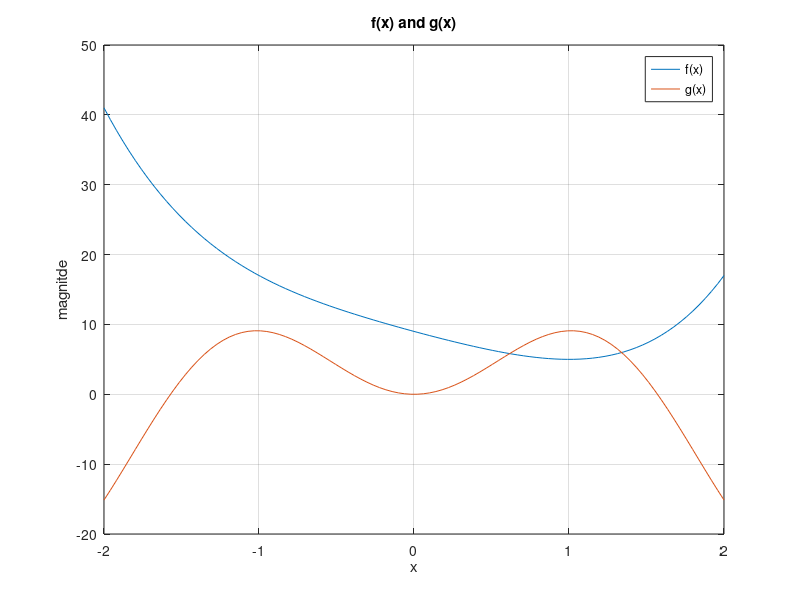

The MATLAB script that drew this image:
clc
clear 
x=linspace(-2,2,100);
f=x.^4 + (x-3).^2;
g=10*x.*sin(2*x);
plot(x,f,x,g)
xlabel('x')
ylabel('magnitde')
title('f(x) and g(x)')
legend('f(x)','g(x)')
grid on 
